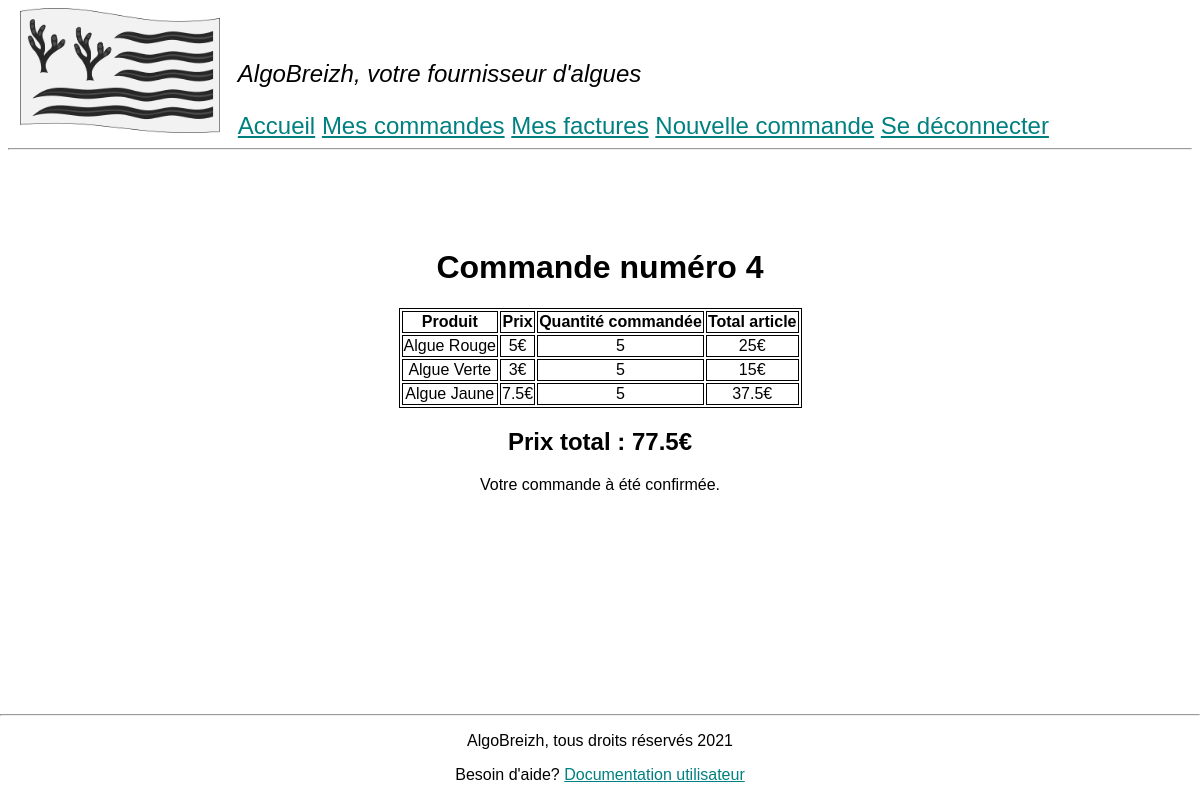
/index.php?action=afficherCommande&commandeID=4 (signed in), run on the app's committed database.
### tables this page shows
CREATE TABLE IF NOT EXISTS `order_items` (
  `order_id` int(11) NOT NULL,
  `product_id` int(11) NOT NULL,
  `quantite` int(11) NOT NULL,
  KEY `fk_order_id` (`order_id`),
  KEY `fk_product_id` (`product_id`)
);

CREATE TABLE IF NOT EXISTS `products` (
  `id` int(11) NOT NULL AUTO_INCREMENT,
  `name` varchar(50) NOT NULL,
  `price` float DEFAULT NULL,
  PRIMARY KEY (`id`)
);

CREATE TABLE IF NOT EXISTS `order` (
  `id` int(11) NOT NULL AUTO_INCREMENT,
  `total_price` float NOT NULL,
  `client_id` int(11) NOT NULL,
  `status` varchar(15) NOT NULL DEFAULT 'ordered',
  PRIMARY KEY (`id`),
  KEY `fk_client_id` (`client_id`)
);

### index.php (called while the page is built)
<?php
require_once 'Controler/Route.php';
$route = new Route();
$route->doRequest();

### Controler/ctrlCommande.php (called while the page is built, shortened)
<?php
require_once 'Model/mdlCommande.php';
require_once 'Vue/View.php';
class ctrlCommande{
    private $commande;
    public function __construct(){
        $this->commande = new commande;
    }
    public function getCommande($commande_id){
        return $this->commande->getCommande($commande_id);
    }
}

### Model/mdlCommande.php (called while the page is built, shortened)
<?php
require_once 'Model/model.php';
class commande extends modele{
    public function getCommande($commande_id){
        $sql = "SELECT *
                    FROM `order`
                    INNER JOIN order_items ON order_id = id
                    JOIN products ON products.id = product_id
                    WHERE `order`.id = {$commande_id} AND order_items.quantite != 0
                    GROUP BY product_id";
        return $this->executerRequete($sql)->fetchAll();
    }
}

### Model/model.php (called while the page is built)
<?php
abstract class modele {
    private $bdd;
    protected function executerRequete($sql, $params = null) {
        if ($params == null) {
            $resultat = $this->getBdd()->query($sql);
        }
        else {
            $resultat = $this->getBdd()->prepare($sql);
            $resultat->execute($params);
        }
        return $resultat;
    }
    private function getBdd() {
        if ($this->bdd == null) {
            $this->bdd = new PDO('mysql:host=localhost;dbname=algobreizh_local;charset=utf8',
                    'matos', 'motdepasse',
                    array(PDO::ATTR_ERRMODE => PDO::ERRMODE_EXCEPTION));
        }
        return $this->bdd;
    }
}
?>

### Vue/afficherCommande.php (the view, shortened to what this page needs)
<!doctype html>
    <html lang="fr">
        <head>
        </head>
        <body>
            <h1>Commande numéro <?= $commande[0]['order_id'] ?></h1>
            <table>
                <tr>
                    <th>Produit</th>
                    <th>Prix</th>
                    <th>Quantité commandée</th>
                    <th>Total article</th>
                </tr>
                <?php foreach($commande as $detail): ?>
                <tr>
                    <td> <?= $detail['name'] ?> </td>
                    <td> <?= $detail['price'] ?>€ </td>
                    <td> <?= $detail['quantite'] ?> </td>
                    <td> <?= $detail['price'] * $detail['quantite'] ?>€ </td>
                </tr>
                <?php endforeach; ?>
            </table>
            <h2>Prix total : <?= $detail['total_price'] ?>€</h2>
            <?php if($commande[0]['status'] == 'ordered'): ?>
                <p>Votre commande à été envoyée, mais n'a pas encore été confirmée par un administrateur.</p>
            <?php else: ?>
                <p>Votre commande à été confirmée.</p>
            <?php endif; ?>
        </body>

### Vue/gab.php (shortened to what this page needs)
<!doctype html>
    <html lang="fr">
          <head>
              <link rel="stylesheet" href="Contenu/CSS/style2.css">
              <div class="logo">
                <a href="index.php"><img src="Contenu/Images/algobreizhLogo.png" alt="logo" class="logo"></a>
                 <p><i>AlgoBreizh, votre fournisseur d'algues</i></p>
                      <article>
                                <a href="index.php">Accueil</a>
                                <?php if(isset($_SESSION['username']) and $_SESSION['admin'] == false): ?>
                                    <a href="<?= "index.php?action=commandes" ?>">Mes commandes</a>
                                    <a href="<?= "index.php?action=factures" ?>">Mes factures</a>
                                    <a href="<?= "index.php?action=commande" ?>">Nouvelle commande</a>
                                    <a href="<?= "index.php?action=disconnect" ?>">Se déconnecter</a>
                                <?php elseif($_SESSION['admin'] === true): ?>
                                    <a href="<?= "index.php?action=confirmationCommandes" ?>">Confirmer les commandes</a>
                                    <a href="<?= "index.php?action=disconnect" ?>">Se déconnecter</a>
                                <?php else: ?>
                                    <a href="<?= "index.php?action=connexion" ?>">Connexion</a>
                                    <a href="<?= 'index.php?action=registerView' ?>">Inscription</a>
                                <?php endif ?>
                      </article>
                </div>
          </head>
          <hr/>
          <body>
              <div>
                  <div class="common">
                      <?= $content ?>
                  </div>
              </div>
          </body>
            <footer>
                <hr />
                <p>AlgoBreizh, tous droits réservés 2021</p>
                <p>Besoin d'aide? <a href="documentation/doc_utilisateur.html">Documentation utilisateur</a></p>
            </footer>
    </html>

### Controler/Route.php (shortened to what this page needs)
 <?php
require_once 'Vue/View.php';
require_once 'ctrlCommande.php';
class Route
{
    public $page;
    public $commande;
    public function __construct(){
        $this->page = new pageView();
        $this->commande = new ctrlCommande();
    }
    public function doRequest()
    {
        try{
            if(isset($_GET['action'])){
                if($_GET['action'] == 'afficherCommande'){
                    $commandeID = $_GET['commandeID'];
                    $commande = $this->commande->getCommande($commandeID);
                    $vue = new View('afficherCommande');
                    $vue->generer(array('commande' => $commande));
                }
            }
            else{
                $this->page->showPage('homepage');
            }
        }
        catch(Exception $error) {
            echo 'erreur'.  $error;
        }
    }
}

### Vue/View.php (shortened to what this page needs)
<?php
class View
{
    private $file;
    public function __construct($action){
        $this->file = "Vue/".$action.".php";
    }
    public function generer($array) {
        $content = $this->prepareFile($this->file, $array);
        $vue = $this->prepareFile('Vue/gab.php',
                array('content' => $content));
        echo $vue;
    }
    public function prepareFile($file, $array) {
        if (file_exists($file)){
        extract($array);
        require $file;
        return ob_get_clean();
        }
        else {
            throw new Exception('Fichier'.$file.'introuvable' );
        }
    }
}

### Contenu/CSS/style2.css (style rules this page uses)
* { font-family: Arial, Helvetica, sans-serif; }
.common { text-align: center; padding: 70px 0; }
.logo { display: inline; text-align:left; font-size: 150%; margin-left: 1%; }
img.logo { height: auto; width: auto; max-width: 200px; max-height: 200px; float:inline-start; padding-right: 0.5em; }
a:link { color: teal; }
footer { position: fixed; left: 0; bottom: 0; width: 100%; text-align: center; background-color: white; }
table, th, td { border: 1px solid black; }
table { margin-left: auto; margin-right: auto; }

### data on the page
order_items: order "4", product_id.name "Algue Rouge", product_id.price "5", quantite "5", $detail['price'] * $detail['quantite'] "25"
order_items: product_id.name "Algue Verte", product_id.price "3", quantite "5", $detail['price'] * $detail['quantite'] "15"
order_items: product_id.name "Algue Jaune", product_id.price "7.5", quantite "5", $detail['price'] * $detail['quantite'] "37.5"
order: total_price "77.5"
